Frame 1 (no input): blank canvas, image omitted
Frame 60 (the mouse pressed at the canvas centre just before this capture): blank canvas, image omitted
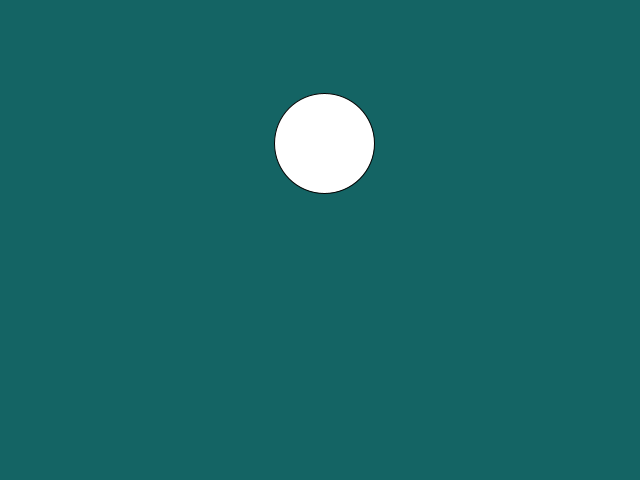
Frame 120 (the mouse held since frame 60 and released just before this capture)

The Processing sketch whose frames 1 and 60 were blank and that drew this single picture after the mouse press (run headless with seeded random() and noise(); from frame 60 on, the mouse is pressed at the canvas centre):

// Processing sketch: globos
// ── globos.pde
class Globo
{
  float x, y,vx,vy;
  Globo (float _x, float _y)
  {
   x=_x;
   y=_y; 
   vx=random(-0.25,0.25);
   vy=random(-2,-0.5);
  }

  void update()
  {
    y+=vy;
    x+=vx;
  }

  void dibujate()
  {
      ellipse(x,y,100,100);
  }
  
}

ArrayList<Globo> globos;


void setup()
{
  size(640,480);
  globos = new ArrayList<Globo>();  
}

void draw()
{
  background(20,100,100);
  for(int i=0;i<globos.size();i++)
  {
    globos.get(i).update();
    globos.get(i).dibujate();
  }
}

void mousePressed()
{
  globos.add(new Globo(mouseX,mouseY));
}
